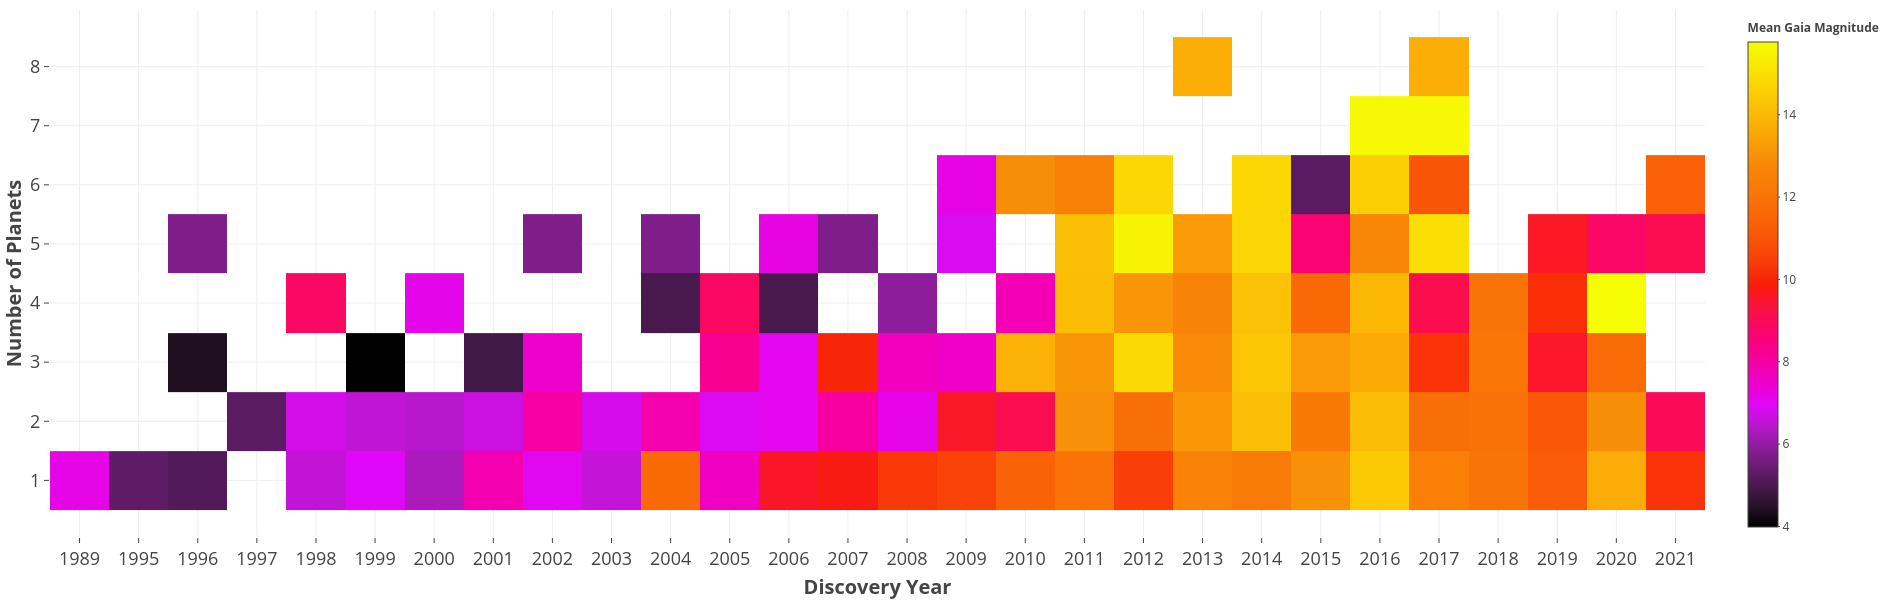

The script that drew this image:

# Paths:
path_data = "data/"
path_lib = "renv/library/R-4.1/x86_64-pc-linux-gnu/"

# Packages:
require(dplyr, lib = path_lib)
require(readr, lib = path_lib)
require(RColorBrewer, lib = path_lib)
require(plotly, lib = path_lib)

# Dataset:
df = readr::read_csv(paste0(path_data, "nasa_exoplanets.csv")) %>%
         as.data.frame()
attr(df, "spec") = NULL
df_varnames = readr::read_csv(paste0(path_data, "nasa_exoplanets_var_names.csv")) %>%
                  as.data.frame()
attr(df_varnames, "spec") = NULL

# Variables:
x_var = "disc_year"
x_var_name = (df_varnames %>%
                 dplyr::filter(var == x_var))$var_name
y_var = "sy_pnum"
y_var_name = (df_varnames %>%
                 dplyr::filter(var == y_var))$var_name
z_var = "sy_gaiamag"
z_var_name = (df_varnames %>%
                 dplyr::filter(var == z_var))$var_name

# Adapt the data:
df_plot = df %>%
              dplyr::select(all_of(x_var),
                            all_of(y_var),
                            all_of(z_var))
df_plot = df_plot %>% 
              tidyr::drop_na()
names(df_plot) = c("x_var", "y_var", "z_var")
my_formula = z_var ~ y_var + x_var
df_plot = xtabs(formula = my_formula,
                data = aggregate(formula = my_formula,
                                 data = df_plot,
                                 FUN = mean,
                                 drop = FALSE),
                na.action = "na.pass",
                sparse = TRUE)
x_vals = df_plot@Dimnames$x_var
y_vals = df_plot@Dimnames$y_var
df_plot = df_plot %>%
              as.matrix()

# Plot:
my_palette = c("#000000", "#E008F8", "#F81D08", "#F88A08", "#F7FE04")

p = plot_ly(
    x = x_vals,
    y = y_vals,
    z = df_plot,
    type = "heatmap",
    colors = my_palette,
    colorbar = list(
        title = paste0("<b>Mean ", z_var_name, "</b>"),
        len = 1
    ),
    hovertemplate = paste0("<b>",
                           x_var_name, ": %{x}<br>",
                           y_var_name, ": %{y}<br>",
                           "Mean ", z_var_name, ": %{z:}</b><extra></extra>")
) %>%
    layout(
        height = 600,
        width = 1900,
        xaxis = list(
            title = paste0("<b>", x_var_name, "</b>"),
            titlefont = list(size = 20),
            tickfont = list(size = 18),
            tickmode = "linear",
            type = "category",
            scaleanchor = "x"
        ),
        yaxis = list(
            title = paste0("<b>", y_var_name, "</b>"),
            titlefont = list(size = 20),
            tickfont = list(size = 18),
            tickmode = "linear",
            type = "category",
            scaleanchor = "x"
        ),
        margin = list(
            l = 10,
            r = 10,
            t = 10,
            b = 10
        ),
        hoverlabel = list(font = list(size = 18))
    )

p
